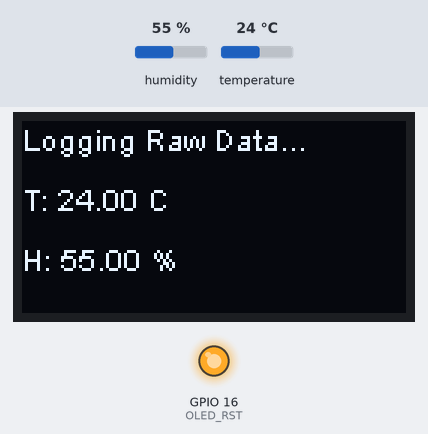
Simulated run of this sketch. Board: ESP8266 (NodeMCU). On the bench: 128×64 one-colour display, output pins drawn as LEDs (lit = HIGH). The inputs (shaded band) are chosen by the test bench; at power-on: humidity 55 %, temperature 24 °C. What the sketch prints to the serial monitor is not drawn.

Above: at 1.2 s.

The sketch:

normal_edge_sensor.ino
```cpp
#include <Wire.h>
#include <Adafruit_AHTX0.h>
#include "SSD1306Wire.h"
#include <Esp.h>

#define OLED_SDA 4
#define OLED_SCL 15
#define OLED_RST 16

SSD1306Wire display(0x3c, OLED_SDA, OLED_SCL);
Adafruit_AHTX0 aht;

void setup() {
  Serial.begin(115200); // 이 통로로 파이썬이 데이터를 읽어갑니다.

  pinMode(OLED_RST, OUTPUT); digitalWrite(OLED_RST, HIGH);
  Wire.begin(OLED_SDA, OLED_SCL);
  display.init(); display.flipScreenVertically();

  if (!aht.begin()) {
    display.drawString(0,0,"Sensor Error");
    display.display();
    while(1);
  }

  display.drawString(0, 0, "RAW DATA LOGGER");
  display.display();
  delay(1000);
}

void loop() {
  // 연산 시간 측정: 센서 읽기
  unsigned long t_start = micros();

  sensors_event_t h_event, t_event;
  aht.getEvent(&h_event, &t_event);

  float cur_t = t_event.temperature;
  float cur_h = h_event.relative_humidity;

  unsigned long t_end = micros();
  unsigned long inference_time_us = t_end - t_start;

  uint32_t free_heap = ESP.getFreeHeap();
  uint32_t total_heap = ESP.getHeapSize();

  // CSV 한 줄: actual_t, actual_h, pred_t, pred_h, error_t, error_h, status, inference_time_us, free_heap, total_heap
  // (RAW 모드: pred/error 없음 → 0, status=RAW)
  Serial.println(
    String(cur_t, 2) + "," + String(cur_h, 2) + ",0,0,0,0,RAW," +
    String(inference_time_us) + "," + String(free_heap) + "," + String(total_heap)
  );

  display.clear();
  display.drawString(0, 0, "Logging Raw Data...");
  display.drawString(0, 20, "T: " + String(cur_t, 2) + " C");
  display.drawString(0, 40, "H: " + String(cur_h, 2) + " %");
  display.display();

  delay(60000);
}
```
